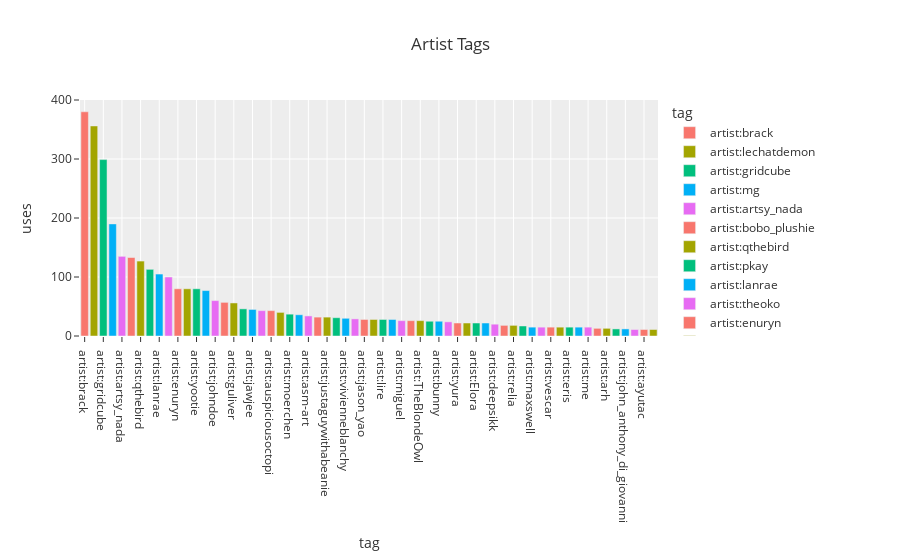

Notebook source saved alongside this figure:
### Markdown cell above
### Artist Tags

### Code cell
artist_tags  = tags.query("tag.str.startswith('artist:') & uses > 10")
artist_tags.head()

px.bar(
    artist_tags,
    x="tag",
    y="uses",
    color="tag",
    title="Artist Tags",
    height=PX_DEFAULT_HEIGHT,
).show()

### Figure 1 — Plotly figure (JSON) as saved in the notebook; plotly's stock layout.template omitted (floating-point values rounded to 4 significant figures)
{"data": [{"alignmentgroup": "True", "hovertemplate": "tag=%{x}<br>uses=%{y}<extra></extra>", "legendgroup": "artist:brack", "marker": {"color": "#F8766D", "pattern": {"shape": ""}}, "name": "artist:brack", "offsetgroup": "artist:brack", "orientation": "v", "showlegend": true, "textposition": "auto", "type": "bar", "x": ["artist:brack"], "xaxis": "x", "y": [380], "yaxis": "y"}, {"alignmentgroup": "True", "hovertemplate": "tag=%{x}<br>uses=%{y}<extra></extra>", "legendgroup": "artist:lechatdemon", "marker": {"color": "#A3A500", "pattern": {"shape": ""}}, "name": "artist:lechatdemon", "offsetgroup": "artist:lechatdemon", "orientation": "v", "showlegend": true, "textposition": "auto", "type": "bar", "x": ["artist:lechatdemon"], "xaxis": "x", "y": [356], "yaxis": "y"}, {"alignmentgroup": "True", "hovertemplate": "tag=%{x}<br>uses=%{y}<extra></extra>", "legendgroup": "artist:gridcube", "marker": {"color": "#00BF7D", "pattern": {"shape": ""}}, "name": "artist:gridcube", "offsetgroup": "artist:gridcube", "orientation": "v", "showlegend": true, "textposition": "auto", "type": "bar", "x": ["artist:gridcube"], "xaxis": "x", "y": [299], "yaxis": "y"}, {"alignmentgroup": "True", "hovertemplate": "tag=%{x}<br>uses=%{y}<extra></extra>", "legendgroup": "artist:mg", "marker": {"color": "#00B0F6", "pattern": {"shape": ""}}, "name": "artist:mg", "offsetgroup": "artist:mg", "orientation": "v", "showlegend": true, "textposition": "auto", "type": "bar", "x": ["artist:mg"], "xaxis": "x", "y": [190], "yaxis": "y"}, {"alignmentgroup": "True", "hovertemplate": "tag=%{x}<br>uses=%{y}<extra></extra>", "legendgroup": "artist:artsy_nada", "marker": {"color": "#E76BF3", "pattern": {"shape": ""}}, "name": "artist:artsy_nada", "offsetgroup": "artist:artsy_nada", "orientation": "v", "showlegend": true, "textposition": "auto", "type": "bar", "x": ["artist:artsy_nada"], "xaxis": "x", "y": [135], "yaxis": "y"}, {"alignmentgroup": "True", "hovertemplate": "tag=%{x}<br>uses=%{y}<extra></extra>", "legendgroup": "artist:bobo_plushie", "marker": {"color": "#F8766D", "pattern": {"shape": ""}}, "name": "artist:bobo_plushie", "offsetgroup": "artist:bobo_plushie", "orientation": "v", "showlegend": true, "textposition": "auto", "type": "bar", "x": ["artist:bobo_plushie"], "xaxis": "x", "y": [133], "yaxis": "y"}, {"alignmentgroup": "True", "hovertemplate": "tag=%{x}<br>uses=%{y}<extra></extra>", "legendgroup": "artist:qthebird", "marker": {"color": "#A3A500", "pattern": {"shape": ""}}, "name": "artist:qthebird", "offsetgroup": "artist:qthebird", "orientation": "v", "showlegend": true, "textposition": "auto", "type": "bar", "x": ["artist:qthebird"], "xaxis": "x", "y": [127], "yaxis": "y"}, {"alignmentgroup": "True", "hovertemplate": "tag=%{x}<br>uses=%{y}<extra></extra>", "legendgroup": "artist:pkay", "marker": {"color": "#00BF7D", "pattern": {"shape": ""}}, "name": "artist:pkay", "offsetgroup": "artist:pkay", "orientation": "v", "showlegend": true, "textposition": "auto", "type": "bar", "x": ["artist:pkay"], "xaxis": "x", "y": [113], "yaxis": "y"}, {"alignmentgroup": "True", "hovertemplate": "tag=%{x}<br>uses=%{y}<extra></extra>", "legendgroup": "artist:lanrae", "marker": {"color": "#00B0F6", "pattern": {"shape": ""}}, "name": "artist:lanrae", "offsetgroup": "artist:lanrae", "orientation": "v", "showlegend": true, "textposition": "auto", "type": "bar", "x": ["artist:lanrae"], "xaxis": "x", "y": [105], "yaxis": "y"}, {"alignmentgroup": "True", "hovertemplate": "tag=%{x}<br>uses=%{y}<extra></extra>", "legendgroup": "artist:theoko", "marker": {"color": "#E76BF3", "pattern": {"shape": ""}}, "name": "artist:theoko", "offsetgroup": "artist:theoko", "orientation": "v", "showlegend": true, "textposition": "auto", "type": "bar", "x": ["artist:theoko"], "xaxis": "x", "y": [100], "yaxis": "y"}, {"alignmentgroup": "True", "hovertemplate": "tag=%{x}<br>uses=%{y}<extra></extra>", "legendgroup": "artist:enuryn", "marker": {"color": "#F8766D", "pattern": {"shape": ""}}, "name": "artist:enuryn", "offsetgroup": "artist:enuryn", "orientation": "v", "showlegend": true, "textposition": "auto", "type": "bar", "x": ["artist:enuryn"], "xaxis": "x", "y": [80], "yaxis": "y"}, {"alignmentgroup": "True", "hovertemplate": "tag=%{x}<br>uses=%{y}<extra></extra>", "legendgroup": "artist:butts", "marker": {"color": "#A3A500", "pattern": {"shape": ""}}, "name": "artist:butts", "offsetgroup": "artist:butts", "orientation": "v", "showlegend": true, "textposition": "auto", "type": "bar", "x": ["artist:butts"], "xaxis": "x", "y": [80], "yaxis": "y"}, {"alignmentgroup": "True", "hovertemplate": "tag=%{x}<br>uses=%{y}<extra></extra>", "legendgroup": "artist:yootie", "marker": {"color": "#00BF7D", "pattern": {"shape": ""}}, "name": "artist:yootie", "offsetgroup": "artist:yootie", "orientation": "v", "showlegend": true, "textposition": "auto", "type": "bar", "x": ["artist:yootie"], "xaxis": "x", "y": [80], "yaxis": "y"}, {"alignmentgroup": "True", "hovertemplate": "tag=%{x}<br>uses=%{y}<extra></extra>", "legendgroup": "artist:cortz", "marker": {"color": "#00B0F6", "pattern": {"shape": ""}}, "name": "artist:cortz", "offsetgroup": "artist:cortz", "orientation": "v", "showlegend": true, "textposition": "auto", "type": "bar", "x": ["artist:cortz"], "xaxis": "x", "y": [77], "yaxis": "y"}, {"alignmentgroup": "True", "hovertemplate": "tag=%{x}<br>uses=%{y}<extra></extra>", "legendgroup": "artist:johndoe", "marker": {"color": "#E76BF3", "pattern": {"shape": ""}}, "name": "artist:johndoe", "offsetgroup": "artist:johndoe", "orientation": "v", "showlegend": true, "textposition": "auto", "type": "bar", "x": ["artist:johndoe"], "xaxis": "x", "y": [60], "yaxis": "y"}, {"alignmentgroup": "True", "hovertemplate": "tag=%{x}<br>uses=%{y}<extra></extra>", "legendgroup": "artist:momo", "marker": {"color": "#F8766D", "pattern": {"shape": ""}}, "name": "artist:momo", "offsetgroup": "artist:momo", "orientation": "v", "showlegend": true, "textposition": "auto", "type": "bar", "x": ["artist:momo"], "xaxis": "x", "y": [57], "yaxis": "y"}, {"alignmentgroup": "True", "hovertemplate": "tag=%{x}<br>uses=%{y}<extra></extra>", "legendgroup": "artist:guliver", "marker": {"color": "#A3A500", "pattern": {"shape": ""}}, "name": "artist:guliver", "offsetgroup": "artist:guliver", "orientation": "v", "showlegend": true, "textposition": "auto", "type": "bar", "x": ["artist:guliver"], "xaxis": "x", "y": [56], "yaxis": "y"}, {"alignmentgroup": "True", "hovertemplate": "tag=%{x}<br>uses=%{y}<extra></extra>", "legendgroup": "artist:kalmia", "marker": {"color": "#00BF7D", "pattern": {"shape": ""}}, "name": "artist:kalmia", "offsetgroup": "artist:kalmia", "orientation": "v", "showlegend": true, "textposition": "auto", "type": "bar", "x": ["artist:kalmia"], "xaxis": "x", "y": [46], "yaxis": "y"}, {"alignmentgroup": "True", "hovertemplate": "tag=%{x}<br>uses=%{y}<extra></extra>", "legendgroup": "artist:jawjee", "marker": {"color": "#00B0F6", "pattern": {"shape": ""}}, "name": "artist:jawjee", "offsetgroup": "artist:jawjee", "orientation": "v", "showlegend": true, "textposition": "auto", "type": "bar", "x": ["artist:jawjee"], "xaxis": "x", "y": [45], "yaxis": "y"}, {"alignmentgroup": "True", "hovertemplate": "tag=%{x}<br>uses=%{y}<extra></extra>", "legendgroup": "artist:sidehammer", "marker": {"color": "#E76BF3", "pattern": {"shape": ""}}, "name": "artist:sidehammer", "offsetgroup": "artist:sidehammer", "orientation": "v", "showlegend": true, "textposition": "auto", "type": "bar", "x": ["artist:sidehammer"], "xaxis": "x", "y": [43], "yaxis": "y"}, {"alignmentgroup": "True", "hovertemplate": "tag=%{x}<br>uses=%{y}<extra></extra>", "legendgroup": "artist:auspiciousoctopi", "marker": {"color": "#F8766D", "pattern": {"shape": ""}}, "name": "artist:auspiciousoctopi", "offsetgroup": "artist:auspiciousoctopi", "orientation": "v", "showlegend": true, "textposition": "auto", "type": "bar", "x": ["artist:auspiciousoctopi"], "xaxis": "x", "y": [43], "yaxis": "y"}, {"alignmentgroup": "True", "hovertemplate": "tag=%{x}<br>uses=%{y}<extra></extra>", "legendgroup": "artist:anito", "marker": {"color": "#A3A500", "pattern": {"shape": ""}}, "name": "artist:anito", "offsetgroup": "artist:anito", "orientation": "v", "showlegend": true, "textposition": "auto", "type": "bar", "x": ["artist:anito"], "xaxis": "x", "y": [40], "yaxis": "y"}, {"alignmentgroup": "True", "hovertemplate": "tag=%{x}<br>uses=%{y}<extra></extra>", "legendgroup": "artist:moerchen", "marker": {"color": "#00BF7D", "pattern": {"shape": ""}}, "name": "artist:moerchen", "offsetgroup": "artist:moerchen", "orientation": "v", "showlegend": true, "textposition": "auto", "type": "bar", "x": ["artist:moerchen"], "xaxis": "x", "y": [37], "yaxis": "y"}, {"alignmentgroup": "True", "hovertemplate": "tag=%{x}<br>uses=%{y}<extra></extra>", "legendgroup": "artist:fiore", "marker": {"color": "#00B0F6", "pattern": {"shape": ""}}, "name": "artist:fiore", "offsetgroup": "artist:fiore", "orientation": "v", "showlegend": true, "textposition": "auto", "type": "bar", "x": ["artist:fiore"], "xaxis": "x", "y": [36], "yaxis": "y"}, {"alignmentgroup": "True", "hovertemplate": "tag=%{x}<br>uses=%{y}<extra></extra>", "legendgroup": "artist:asm-art", "marker": {"color": "#E76BF3", "pattern": {"shape": ""}}, "name": "artist:asm-art", "offsetgroup": "artist:asm-art", "orientation": "v", "showlegend": true, "textposition": "auto", "type": "bar", "x": ["artist:asm-art"], "xaxis": "x", "y": [34], "yaxis": "y"}, {"alignmentgroup": "True", "hovertemplate": "tag=%{x}<br>uses=%{y}<extra></extra>", "legendgroup": "artist:ashokthi", "marker": {"color": "#F8766D", "pattern": {"shape": ""}}, "name": "artist:ashokthi", "offsetgroup": "artist:ashokthi", "orientation": "v", "showlegend": true, "textposition": "auto", "type": "bar", "x": ["artist:ashokthi"], "xaxis": "x", "y": [32], "yaxis": "y"}, {"alignmentgroup": "True", "hovertemplate": "tag=%{x}<br>uses=%{y}<extra></extra>", "legendgroup": "artist:justaguywithabeanie", "marker": {"color": "#A3A500", "pattern": {"shape": ""}}, "name": "artist:justaguywithabeanie", "offsetgroup": "artist:justaguywithabeanie", "orientation": "v", "showlegend": true, "textposition": "auto", "type": "bar", "x": ["artist:justaguywithabeanie"], "xaxis": "x", "y": [32], "yaxis": "y"}, {"alignmentgroup": "True", "hovertemplate": "tag=%{x}<br>uses=%{y}<extra></extra>", "legendgroup": "artist:ceramicsae", "marker": {"color": "#00BF7D", "pattern": {"shape": ""}}, "name": "artist:ceramicsae", "offsetgroup": "artist:ceramicsae", "orientation": "v", "showlegend": true, "textposition": "auto", "type": "bar", "x": ["artist:ceramicsae"], "xaxis": "x", "y": [31], "yaxis": "y"}, {"alignmentgroup": "True", "hovertemplate": "tag=%{x}<br>uses=%{y}<extra></extra>", "legendgroup": "artist:vivienneblanchy", "marker": {"color": "#00B0F6", "pattern": {"shape": ""}}, "name": "artist:vivienneblanchy", "offsetgroup": "artist:vivienneblanchy", "orientation": "v", "showlegend": true, "textposition": "auto", "type": "bar", "x": ["artist:vivienneblanchy"], "xaxis": "x", "y": [30], "yaxis": "y"}, {"alignmentgroup": "True", "hovertemplate": "tag=%{x}<br>uses=%{y}<extra></extra>", "legendgroup": "artist:kadraginn", "marker": {"color": "#E76BF3", "pattern": {"shape": ""}}, "name": "artist:kadraginn", "offsetgroup": "artist:kadraginn", "orientation": "v", "showlegend": true, "textposition": "auto", "type": "bar", "x": ["artist:kadraginn"], "xaxis": "x", "y": [29], "yaxis": "y"}, {"alignmentgroup": "True", "hovertemplate": "tag=%{x}<br>uses=%{y}<extra></extra>", "legendgroup": "artist:jason_yao", "marker": {"color": "#F8766D", "pattern": {"shape": ""}}, "name": "artist:jason_yao", "offsetgroup": "artist:jason_yao", "orientation": "v", "showlegend": true, "textposition": "auto", "type": "bar", "x": ["artist:jason_yao"], "xaxis": "x", "y": [28], "yaxis": "y"}, {"alignmentgroup": "True", "hovertemplate": "tag=%{x}<br>uses=%{y}<extra></extra>", "legendgroup": "artist:chalyon", "marker": {"color": "#A3A500", "pattern": {"shape": ""}}, "name": "artist:chalyon", "offsetgroup": "artist:chalyon", "orientation": "v", "showlegend": true, "textposition": "auto", "type": "bar", "x": ["artist:chalyon"], "xaxis": "x", "y": [28], "yaxis": "y"}, {"alignmentgroup": "True", "hovertemplate": "tag=%{x}<br>uses=%{y}<extra></extra>", "legendgroup": "artist:lire", "marker": {"color": "#00BF7D", "pattern": {"shape": ""}}, "name": "artist:lire", "offsetgroup": "artist:lire", "orientation": "v", "showlegend": true, "textposition": "auto", "type": "bar", "x": ["artist:lire"], "xaxis": "x", "y": [28], "yaxis": "y"}, {"alignmentgroup": "True", "hovertemplate": "tag=%{x}<br>uses=%{y}<extra></extra>", "legendgroup": "artist:midjourney", "marker": {"color": "#00B0F6", "pattern": {"shape": ""}}, "name": "artist:midjourney", "offsetgroup": "artist:midjourney", "orientation": "v", "showlegend": true, "textposition": "auto", "type": "bar", "x": ["artist:midjourney"], "xaxis": "x", "y": [28], "yaxis": "y"}, {"alignmentgroup": "True", "hovertemplate": "tag=%{x}<br>uses=%{y}<extra></extra>", "legendgroup": "artist:miguel", "marker": {"color": "#E76BF3", "pattern": {"shape": ""}}, "name": "artist:miguel", "offsetgroup": "artist:miguel", "orientation": "v", "showlegend": true, "textposition": "auto", "type": "bar", "x": ["artist:miguel"], "xaxis": "x", "y": [26], "yaxis": "y"}, {"alignmentgroup": "True", "hovertemplate": "tag=%{x}<br>uses=%{y}<extra></extra>", "legendgroup": "artist:onionlittle", "marker": {"color": "#F8766D", "pattern": {"shape": ""}}, "name": "artist:onionlittle", "offsetgroup": "artist:onionlittle", "orientation": "v", "showlegend": true, "textposition": "auto", "type": "bar", "x": ["artist:onionlittle"], "xaxis": "x", "y": [26], "yaxis": "y"}, {"alignmentgroup": "True", "hovertemplate": "tag=%{x}<br>uses=%{y}<extra></extra>", "legendgroup": "artist:TheBlondeOwl", "marker": {"color": "#A3A500", "pattern": {"shape": ""}}, "name": "artist:TheBlondeOwl", "offsetgroup": "artist:TheBlondeOwl", "orientation": "v", "showlegend": true, "textposition": "auto", "type": "bar", "x": ["artist:TheBlondeOwl"], "xaxis": "x", "y": [26], "yaxis": "y"}, {"alignmentgroup": "True", "hovertemplate": "tag=%{x}<br>uses=%{y}<extra></extra>", "legendgroup": "artist:zelanters", "marker": {"color": "#00BF7D", "pattern": {"shape": ""}}, "name": "artist:zelanters", "offsetgroup": "artist:zelanters", "orientation": "v", "showlegend": true, "textposition": "auto", "type": "bar", "x": ["artist:zelanters"], "xaxis": "x", "y": [25], "yaxis": "y"}, {"alignmentgroup": "True", "hovertemplate": "tag=%{x}<br>uses=%{y}<extra></extra>", "legendgroup": "artist:bunny", "marker": {"color": "#00B0F6", "pattern": {"shape": ""}}, "name": "artist:bunny", "offsetgroup": "artist:bunny", "orientation": "v", "showlegend": true, "textposition": "auto", "type": "bar", "x": ["artist:bunny"], "xaxis": "x", "y": [25], "yaxis": "y"}, {"alignmentgroup": "True", "hovertemplate": "tag=%{x}<br>uses=%{y}<extra></extra>", "legendgroup": "artist:lunartactician", "marker": {"color": "#E76BF3", "pattern": {"shape": ""}}, "name": "artist:lunartactician", "offsetgroup": "artist:lunartactician", "orientation": "v", "showlegend": true, "textposition": "auto", "type": "bar", "x": ["artist:lunartactician"], "xaxis": "x", "y": [24], "yaxis": "y"}, {"alignmentgroup": "True", "hovertemplate": "tag=%{x}<br>uses=%{y}<extra></extra>", "legendgroup": "artist:yura", "marker": {"color": "#F8766D", "pattern": {"shape": ""}}, "name": "artist:yura", "offsetgroup": "artist:yura", "orientation": "v", "showlegend": true, "textposition": "auto", "type": "bar", "x": ["artist:yura"], "xaxis": "x", "y": [22], "yaxis": "y"}, {"alignmentgroup": "True", "hovertemplate": "tag=%{x}<br>uses=%{y}<extra></extra>", "legendgroup": "artist:wingedhatchling", "marker": {"color": "#A3A500", "pattern": {"shape": ""}}, "name": "artist:wingedhatchling", "offsetgroup": "artist:wingedhatchling", "orientation": "v", "showlegend": true, "textposition": "auto", "type": "bar", "x": ["artist:wingedhatchling"], "xaxis": "x", "y": [22], "yaxis": "y"}, {"alignmentgroup": "True", "hovertemplate": "tag=%{x}<br>uses=%{y}<extra></extra>", "legendgroup": "artist:Elora", "marker": {"color": "#00BF7D", "pattern": {"shape": ""}}, "name": "artist:Elora", "offsetgroup": "artist:Elora", "orientation": "v", "showlegend": true, "textposition": "auto", "type": "bar", "x": ["artist:Elora"], "xaxis": "x", "y": [22], "yaxis": "y"}, {"alignmentgroup": "True", "hovertemplate": "tag=%{x}<br>uses=%{y}<extra></extra>", "legendgroup": "artist:pontastic", "marker": {"color": "#00B0F6", "pattern": {"shape": ""}}, "name": "artist:pontastic", "offsetgroup": "artist:pontastic", "orientation": "v", "showlegend": true, "textposition": "auto", "type": "bar", "x": ["artist:pontastic"], "xaxis": "x", "y": [22], "yaxis": "y"}, {"alignmentgroup": "True", "hovertemplate": "tag=%{x}<br>uses=%{y}<extra></extra>", "legendgroup": "artist:deepsikk", "marker": {"color": "#E76BF3", "pattern": {"shape": ""}}, "name": "artist:deepsikk", "offsetgroup": "artist:deepsikk", "orientation": "v", "showlegend": true, "textposition": "auto", "type": "bar", "x": ["artist:deepsikk"], "xaxis": "x", "y": [20], "yaxis": "y"}, {"alignmentgroup": "True", "hovertemplate": "tag=%{x}<br>uses=%{y}<extra></extra>", "legendgroup": "artist:vanrixie", "marker": {"color": "#F8766D", "pattern": {"shape": ""}}, "name": "artist:vanrixie", "offsetgroup": "artist:vanrixie", "orientation": "v", "showlegend": true, "textposition": "auto", "type": "bar", "x": ["artist:vanrixie"], "xaxis": "x", "y": [18], "yaxis": "y"}, {"alignmentgroup": "True", "hovertemplate": "tag=%{x}<br>uses=%{y}<extra></extra>", "legendgroup": "artist:relia", "marker": {"color": "#A3A500", "pattern": {"shape": ""}}, "name": "artist:relia", "offsetgroup": "artist:relia", "orientation": "v", "showlegend": true, "textposition": "auto", "type": "bar", "x": ["artist:relia"], "xaxis": "x", "y": [18], "yaxis": "y"}, {"alignmentgroup": "True", "hovertemplate": "tag=%{x}<br>uses=%{y}<extra></extra>", "legendgroup": "artist:panzersoul", "marker": {"color": "#00BF7D", "pattern": {"shape": ""}}, "name": "artist:panzersoul", "offsetgroup": "artist:panzersoul", "orientation": "v", "showlegend": true, "textposition": "auto", "type": "bar", "x": ["artist:panzersoul"], "xaxis": "x", "y": [17], "yaxis": "y"}, {"alignmentgroup": "True", "hovertemplate": "tag=%{x}<br>uses=%{y}<extra></extra>", "legendgroup": "artist:maxswell", "marker": {"color": "#00B0F6", "pattern": {"shape": ""}}, "name": "artist:maxswell", "offsetgroup": "artist:maxswell", "orientation": "v", "showlegend": true, "textposition": "auto", "type": "bar", "x": ["artist:maxswell"], "xaxis": "x", "y": [15], "yaxis": "y"}, {"alignmentgroup": "True", "hovertemplate": "tag=%{x}<br>uses=%{y}<extra></extra>", "legendgroup": "artist:flingering", "marker": {"color": "#E76BF3", "pattern": {"shape": ""}}, "name": "artist:flingering", "offsetgroup": "artist:flingering", "orientation": "v", "showlegend": true, "textposition": "auto", "type": "bar", "x": ["artist:flingering"], "xaxis": "x", "y": [15], "yaxis": "y"}, {"alignmentgroup": "True", "hovertemplate": "tag=%{x}<br>uses=%{y}<extra></extra>", "legendgroup": "artist:vescar", "marker": {"color": "#F8766D", "pattern": {"shape": ""}}, "name": "artist:vescar", "offsetgroup": "artist:vescar", "orientation": "v", "showlegend": true, "textposition": "auto", "type": "bar", "x": ["artist:vescar"], "xaxis": "x", "y": [15], "yaxis": "y"}, {"alignmentgroup": "True", "hovertemplate": "tag=%{x}<br>uses=%{y}<extra></extra>", "legendgroup": "artist:sneaky_snack", "marker": {"color": "#A3A500", "pattern": {"shape": ""}}, "name": "artist:sneaky_snack", "offsetgroup": "artist:sneaky_snack", "orientation": "v", "showlegend": true, "textposition": "auto", "type": "bar", "x": ["artist:sneaky_snack"], "xaxis": "x", "y": [15], "yaxis": "y"}, {"alignmentgroup": "True", "hovertemplate": "tag=%{x}<br>uses=%{y}<extra></extra>", "legendgroup": "artist:eris", "marker": {"color": "#00BF7D", "pattern": {"shape": ""}}, "name": "artist:eris", "offsetgroup": "artist:eris", "orientation": "v", "showlegend": true, "textposition": "auto", "type": "bar", "x": ["artist:eris"], "xaxis": "x", "y": [15], "yaxis": "y"}, {"alignmentgroup": "True", "hovertemplate": "tag=%{x}<br>uses=%{y}<extra></extra>", "legendgroup": "artist:linu", "marker": {"color": "#00B0F6", "pattern": {"shape": ""}}, "name": "artist:linu", "offsetgroup": "artist:linu", "orientation": "v", "showlegend": true, "textposition": "auto", "type": "bar", "x": ["artist:linu"], "xaxis": "x", "y": [15], "yaxis": "y"}, {"alignmentgroup": "True", "hovertemplate": "tag=%{x}<br>uses=%{y}<extra></extra>", "legendgroup": "artist:me", "marker": {"color": "#E76BF3", "pattern": {"shape": ""}}, "name": "artist:me", "offsetgroup": "artist:me", "orientation": "v", "showlegend": true, "textposition": "auto", "type": "bar", "x": ["artist:me"], "xaxis": "x", "y": [15], "yaxis": "y"}, {"alignmentgroup": "True", "hovertemplate": "tag=%{x}<br>uses=%{y}<extra></extra>", "legendgroup": "artist:yash_ketchum", "marker": {"color": "#F8766D", "pattern": {"shape": ""}}, "name": "artist:yash_ketchum", "offsetgroup": "artist:yash_ketchum", "orientation": "v", "showlegend": true, "textposition": "auto", "type": "bar", "x": ["artist:yash_ketchum"], "xaxis": "x", "y": [13], "yaxis": "y"}, {"alignmentgroup": "True", "hovertemplate": "tag=%{x}<br>uses=%{y}<extra></extra>", "legendgroup": "artist:arh", "marker": {"color": "#A3A500", "pattern": {"shape": ""}}, "name": "artist:arh", "offsetgroup": "artist:arh", "orientation": "v", "showlegend": true, "textposition": "auto", "type": "bar", "x": ["artist:arh"], "xaxis": "x", "y": [13], "yaxis": "y"}, {"alignmentgroup": "True", "hovertemplate": "tag=%{x}<br>uses=%{y}<extra></extra>", "legendgroup": "artist:dr_replig8r", "marker": {"color": "#00BF7D", "pattern": {"shape": ""}}, "name": "artist:dr_replig8r", "offsetgroup": "artist:dr_replig8r", "orientation": "v", "showlegend": true, "textposition": "auto", "type": "bar", "x": ["artist:dr_replig8r"], "xaxis": "x", "y": [12], "yaxis": "y"}, {"alignmentgroup": "True", "hovertemplate": "tag=%{x}<br>uses=%{y}<extra></extra>", "legendgroup": "artist:john_anthony_di_giovanni", "marker": {"color": "#00B0F6", "pattern": {"shape": ""}}, "name": "artist:john_anthony_di_giovanni", "offsetgroup": "artist:john_anthony_di_giovanni", "orientation": "v", "showlegend": true, "textposition": "auto", "type": "bar", "x": ["artist:john_anthony_di_giovanni"], "xaxis": "x", "y": [12], "yaxis": "y"}, {"alignmentgroup": "True", "hovertemplate": "tag=%{x}<br>uses=%{y}<extra></extra>", "legendgroup": "artist:bookwhyrm", "marker": {"color": "#E76BF3", "pattern": {"shape": ""}}, "name": "artist:bookwhyrm", "offsetgroup": "artist:bookwhyrm", "orientation": "v", "showlegend": true, "textposition": "auto", "type": "bar", "x": ["artist:bookwhyrm"], "xaxis": "x", "y": [11], "yaxis": "y"}, {"alignmentgroup": "True", "hovertemplate": "tag=%{x}<br>uses=%{y}<extra></extra>", "legendgroup": "artist:ayutac", "marker": {"color": "#F8766D", "pattern": {"shape": ""}}, "name": "artist:ayutac", "offsetgroup": "artist:ayutac", "orientation": "v", "showlegend": true, "textposition": "auto", "type": "bar", "x": ["artist:ayutac"], "xaxis": "x", "y": [11], "yaxis": "y"}, {"alignmentgroup": "True", "hovertemplate": "tag=%{x}<br>uses=%{y}<extra></extra>", "legendgroup": "artist:scott_cross", "marker": {"color": "#A3A500", "pattern": {"shape": ""}}, "name": "artist:scott_cross", "offsetgroup": "artist:scott_cross", "orientation": "v", "showlegend": true, "textposition": "auto", "type": "bar", "x": ["artist:scott_cross"], "xaxis": "x", "y": [11], "yaxis": "y"}], "layout": {"autosize": true, "barmode": "relative", "legend": {"title": {"text": "tag"}, "tracegroupgap": 0}, "title": {"text": "Artist Tags"}, "xaxis": {"anchor": "y", "autorange": true, "categoryarray": ["artist:brack", "artist:lechatdemon", "artist:gridcube", "artist:mg", "artist:artsy_nada", "artist:bobo_plushie", "artist:qthebird", "artist:pkay", "artist:lanrae", "artist:theoko", "artist:enuryn", "artist:butts", "artist:yootie", "artist:cortz", "artist:johndoe", "artist:momo", "artist:guliver", "artist:kalmia", "artist:jawjee", "artist:sidehammer", "artist:auspiciousoctopi", "artist:anito", "artist:moerchen", "artist:fiore", "artist:asm-art", "artist:ashokthi", "artist:justaguywithabeanie", "artist:ceramicsae", "artist:vivienneblanchy", "artist:kadraginn", "artist:jason_yao", "artist:chalyon", "artist:lire", "artist:midjourney", "artist:miguel", "artist:onionlittle", "artist:TheBlondeOwl", "artist:zelanters", "artist:bunny", "artist:lunartactician", "artist:yura", "artist:wingedhatchling", "artist:Elora", "artist:pontastic", "artist:deepsikk", "artist:vanrixie", "artist:relia", "artist:panzersoul", "artist:maxswell", "artist:flingering", "artist:vescar", "artist:sneaky_snack", "artist:eris", "artist:linu", "artist:me", "artist:yash_ketchum", "artist:arh", "artist:dr_replig8r", "artist:john_anthony_di_giovanni", "artist:bookwhyrm", "artist:ayutac", "artist:scott_cross"], "categoryorder": "array", "domain": [0, 1], "range": [-0.5, 61.5], "title": {"text": "tag"}, "type": "category"}, "yaxis": {"anchor": "x", "autorange": true, "domain": [0, 1], "range": [0, 400], "title": {"text": "uses"}, "type": "linear"}}}
